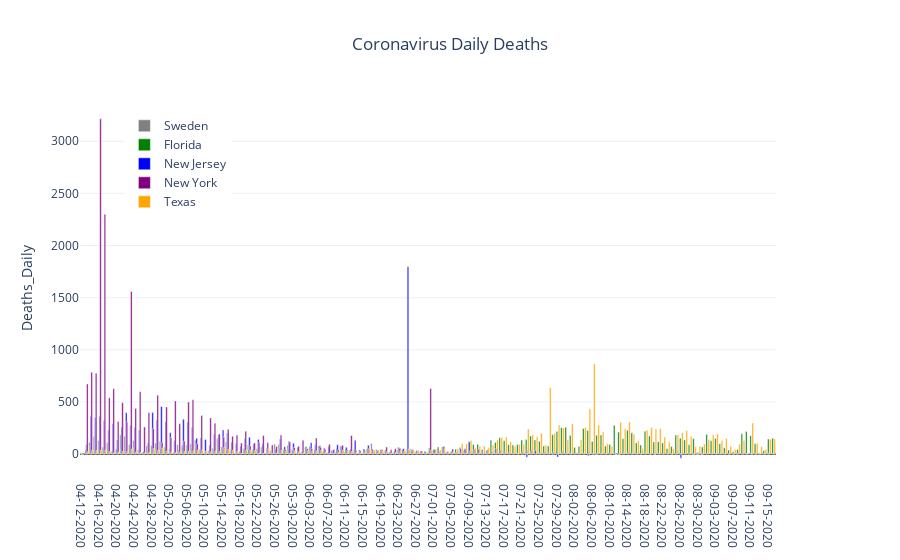

Source (notebook cell):
### Code cell
fig = make_subplots(specs=[[{'secondary_y':True}]])
for mycountry in countries_list:
    fig.add_trace(go.Bar(x=country_df[country_df['Country_Region']==mycountry]['Date'],
                               y=country_df[country_df['Country_Region']==mycountry]['Deaths_Daily'],
                               name = rename_dict[mycountry],
                               marker = {'color':colors_dict[mycountry]},width = 0.35),
                  secondary_y = False)
fig.update_layout(showlegend = True,
                legend= dict(x=0.06,y=0.97),
                title='Coronavirus Daily Deaths',
                title_x= 0.5,
                yaxis={'title':'Deaths_Daily',
                       'zeroline':True,'zerolinecolor':'#000000','zerolinewidth':2.0},
                template='plotly_white')
fig.show()
myfilename = r'C:\__YOUTUBE__\__POLITICS__\Coronavirus\outputdata\5-CV_Daily_Deaths.png'
fig.write_image(myfilename,width = 852,height = 480, scale = 2.0)
print('Static Image:')
Image(filename=myfilename)

### Figure 1 — Plotly figure (JSON) as saved in the notebook; plotly's stock layout.template omitted (floating-point values rounded to 4 significant figures; data arrays with more than 128 entries replaced by an {"elided": "..."} marker saying what was removed)
{"data": [{"marker": {"color": "grey"}, "name": "Sweden", "type": "bar", "width": 0.35, "x": {"elided": "158 str values"}, "xaxis": "x", "y": {"elided": "158 int values"}, "yaxis": "y"}, {"marker": {"color": "green"}, "name": "Florida", "type": "bar", "width": 0.35, "x": {"elided": "158 str values"}, "xaxis": "x", "y": {"elided": "158 int values"}, "yaxis": "y"}, {"marker": {"color": "blue"}, "name": "New Jersey", "type": "bar", "width": 0.35, "x": {"elided": "158 str values"}, "xaxis": "x", "y": {"elided": "158 int values"}, "yaxis": "y"}, {"marker": {"color": "purple"}, "name": "New York", "type": "bar", "width": 0.35, "x": {"elided": "158 str values"}, "xaxis": "x", "y": {"elided": "158 int values"}, "yaxis": "y"}, {"marker": {"color": "orange"}, "name": "Texas", "type": "bar", "width": 0.35, "x": {"elided": "158 str values"}, "xaxis": "x", "y": {"elided": "158 int values"}, "yaxis": "y"}], "layout": {"legend": {"x": 0.06, "y": 0.97}, "showlegend": true, "title": {"text": "Coronavirus Daily Deaths", "x": 0.5}, "xaxis": {"anchor": "y", "domain": [0, 0.94]}, "yaxis": {"anchor": "x", "domain": [0, 1], "title": {"text": "Deaths_Daily"}, "zeroline": true, "zerolinecolor": "#000000", "zerolinewidth": 2}, "yaxis2": {"anchor": "x", "overlaying": "y", "side": "right"}}}
